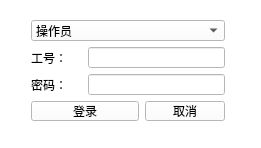
<?xml version="1.0" encoding="UTF-8"?>
<ui version="4.0">
 <class>OperatorChangeForm</class>
 <widget class="QWidget" name="OperatorChangeForm">
  <property name="geometry">
   <rect>
    <x>0</x>
    <y>0</y>
    <width>261</width>
    <height>148</height>
   </rect>
  </property>
  <property name="windowTitle">
   <string>切换工号</string>
  </property>
  <property name="styleSheet">
   <string notr="true">background-color: rgb(255, 255, 255);</string>
  </property>
  <widget class="QWidget" name="layoutWidget">
   <property name="geometry">
    <rect>
     <x>31</x>
     <y>20</y>
     <width>194</width>
     <height>101</height>
    </rect>
   </property>
   <layout class="QGridLayout" name="gridLayout">
    <item row="0" column="0" colspan="3">
     <widget class="QComboBox" name="cbRole">
      <property name="font">
       <font>
        <family>华文中宋</family>
       </font>
      </property>
      <item>
       <property name="text">
        <string>操作员</string>
       </property>
      </item>
      <item>
       <property name="text">
        <string>技术员</string>
       </property>
      </item>
      <item>
       <property name="text">
        <string>工程师</string>
       </property>
      </item>
     </widget>
    </item>
    <item row="1" column="0">
     <widget class="QLabel" name="label">
      <property name="font">
       <font>
        <family>华文中宋</family>
       </font>
      </property>
      <property name="text">
       <string>工号：</string>
      </property>
     </widget>
    </item>
    <item row="1" column="1" colspan="2">
     <widget class="QLineEdit" name="leOperatorId">
      <property name="font">
       <font>
        <family>华文中宋</family>
       </font>
      </property>
     </widget>
    </item>
    <item row="2" column="0">
     <widget class="QLabel" name="label_2">
      <property name="font">
       <font>
        <family>华文中宋</family>
       </font>
      </property>
      <property name="text">
       <string>密码：</string>
      </property>
     </widget>
    </item>
    <item row="2" column="1" colspan="2">
     <widget class="QLineEdit" name="lePassword">
      <property name="font">
       <font>
        <family>华文中宋</family>
       </font>
      </property>
      <property name="echoMode">
       <enum>QLineEdit::Password</enum>
      </property>
     </widget>
    </item>
    <item row="3" column="0" colspan="2">
     <widget class="QPushButton" name="pbtLogin">
      <property name="font">
       <font>
        <family>华文中宋</family>
       </font>
      </property>
      <property name="text">
       <string>登录</string>
      </property>
     </widget>
    </item>
    <item row="3" column="2">
     <widget class="QPushButton" name="pbtExit">
      <property name="font">
       <font>
        <family>华文中宋</family>
       </font>
      </property>
      <property name="text">
       <string>取消</string>
      </property>
     </widget>
    </item>
   </layout>
  </widget>
 </widget>
 <resources/>
 <connections/>
</ui>
